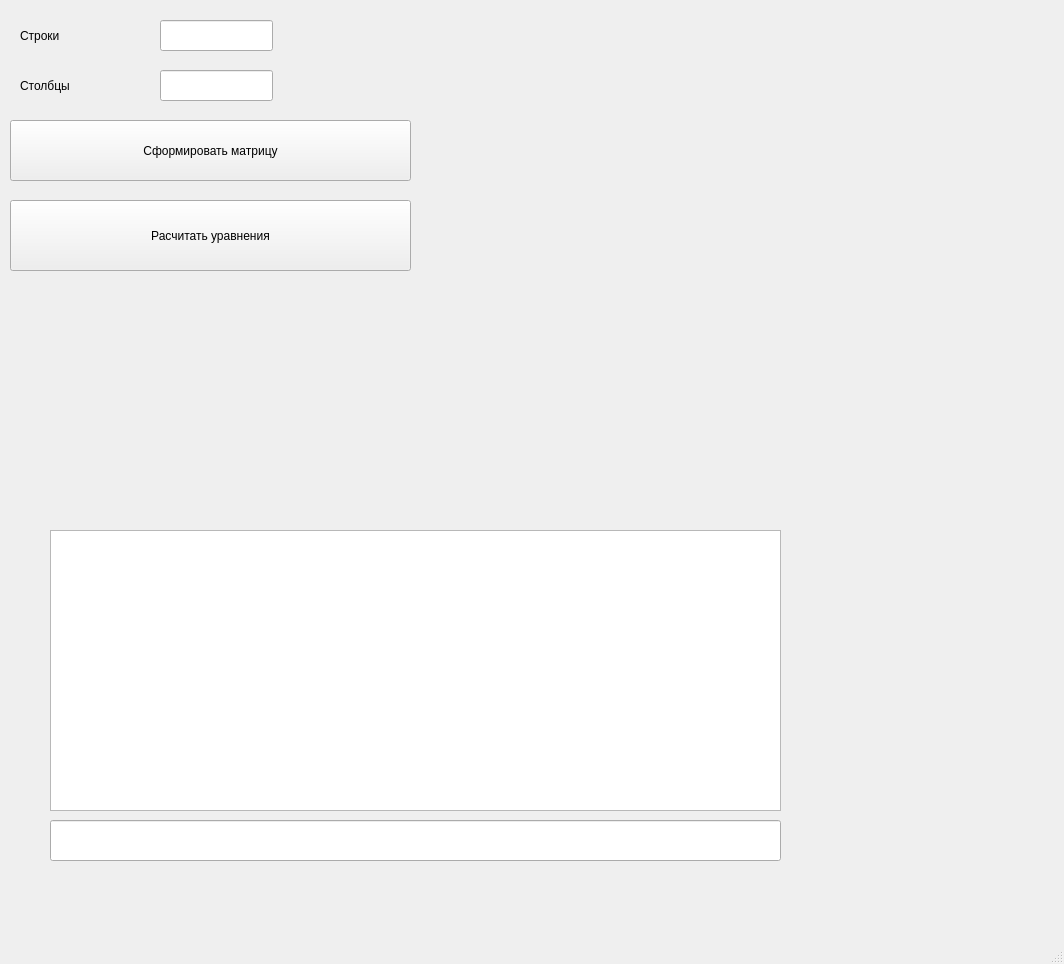
<?xml version="1.0" encoding="UTF-8"?>
<ui version="4.0">
 <class>MainWindow</class>
 <widget class="QMainWindow" name="MainWindow">
  <property name="geometry">
   <rect>
    <x>0</x>
    <y>0</y>
    <width>1064</width>
    <height>964</height>
   </rect>
  </property>
  <property name="windowTitle">
   <string>MainWindow</string>
  </property>
  <widget class="QWidget" name="centralwidget">
   <widget class="QPushButton" name="pushButton">
    <property name="geometry">
     <rect>
      <x>10</x>
      <y>120</y>
      <width>401</width>
      <height>61</height>
     </rect>
    </property>
    <property name="text">
     <string>Сформировать матрицу</string>
    </property>
   </widget>
   <widget class="QWidget" name="gridLayoutWidget">
    <property name="geometry">
     <rect>
      <x>460</x>
      <y>20</y>
      <width>581</width>
      <height>491</height>
     </rect>
    </property>
    <layout class="QGridLayout" name="gridLayout"/>
   </widget>
   <widget class="QLabel" name="label">
    <property name="geometry">
     <rect>
      <x>20</x>
      <y>20</y>
      <width>121</width>
      <height>31</height>
     </rect>
    </property>
    <property name="text">
     <string>Строки</string>
    </property>
   </widget>
   <widget class="QLabel" name="label_2">
    <property name="geometry">
     <rect>
      <x>20</x>
      <y>70</y>
      <width>131</width>
      <height>31</height>
     </rect>
    </property>
    <property name="text">
     <string>Столбцы</string>
    </property>
   </widget>
   <widget class="QLineEdit" name="lineEdit">
    <property name="geometry">
     <rect>
      <x>160</x>
      <y>20</y>
      <width>113</width>
      <height>31</height>
     </rect>
    </property>
   </widget>
   <widget class="QLineEdit" name="lineEdit_2">
    <property name="geometry">
     <rect>
      <x>160</x>
      <y>70</y>
      <width>113</width>
      <height>31</height>
     </rect>
    </property>
   </widget>
   <widget class="QPushButton" name="pushButton_2">
    <property name="geometry">
     <rect>
      <x>10</x>
      <y>200</y>
      <width>401</width>
      <height>71</height>
     </rect>
    </property>
    <property name="text">
     <string>Расчитать уравнения</string>
    </property>
   </widget>
   <widget class="QTableView" name="tableView">
    <property name="geometry">
     <rect>
      <x>50</x>
      <y>530</y>
      <width>731</width>
      <height>281</height>
     </rect>
    </property>
   </widget>
   <widget class="QLineEdit" name="lineEdit_3">
    <property name="geometry">
     <rect>
      <x>50</x>
      <y>820</y>
      <width>731</width>
      <height>41</height>
     </rect>
    </property>
   </widget>
  </widget>
  <widget class="QMenuBar" name="menubar">
   <property name="geometry">
    <rect>
     <x>0</x>
     <y>0</y>
     <width>1064</width>
     <height>39</height>
    </rect>
   </property>
  </widget>
  <widget class="QStatusBar" name="statusbar"/>
 </widget>
 <resources/>
 <connections/>
</ui>
